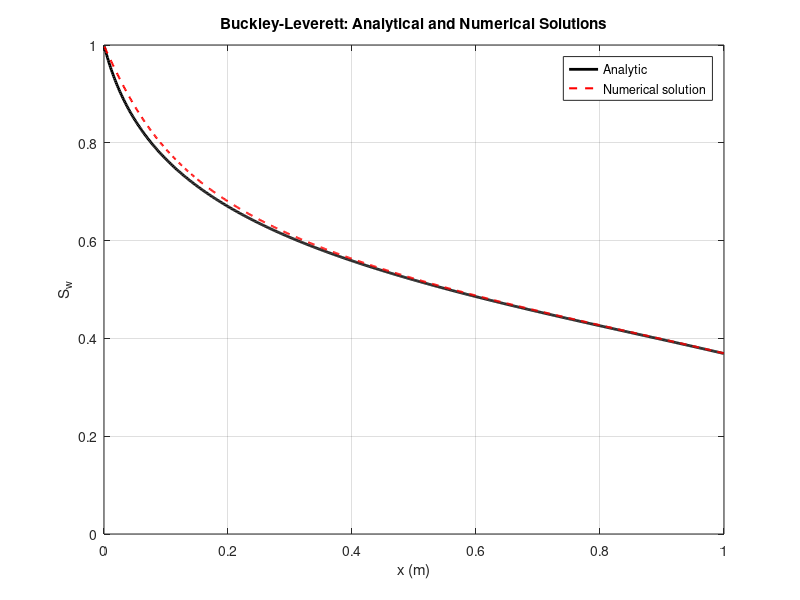
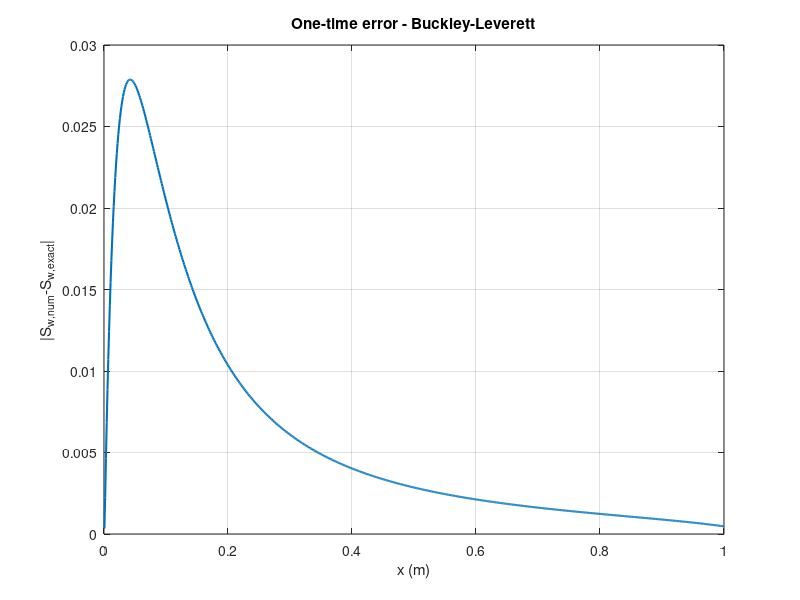

These charts were generated, in order, by the following MATLAB code:
%% VALIDATION CLASSIQUE : BUCKLEY-LEVERETT 1D + BILAN DE MASSE
% Script MATLAB/Octave autonome.
% Benchmark du transport scalaire classique de Buckley-Leverett.
% Ne valide pas, a lui seul, un solveur de pression 2D, DDFV, SPE ou une PDE fractionnaire.

clear; clc; close all;

%% 1. Parametres
L = 1.0;               % longueur du domaine (m)
Nx = 800;              % nombre de cellules
phi = 0.20;            % porosite
uT = 1.0;              % vitesse de Darcy totale (unites de test)
mu_w = 1e-3;           % viscosite eau (Pa.s)
mu_o = 5e-3;           % viscosite huile (Pa.s)
Swi = 0.20;            % saturation initiale
Sinj = 1.0;            % saturation imposee a l'entree
Tend = 0.10;           % temps final

if Nx < 2 || L <= 0 || phi <= 0 || uT <= 0 || Tend <= 0
    error('Verifier Nx, L, phi, uT et Tend : ces parametres doivent etre positifs.');
end
if Swi < 0 || Sinj > 1 || Swi >= Sinj
    error('Il faut 0 <= Swi < Sinj <= 1.');
end

dx = L/Nx;
x = ((1:Nx)' - 0.5)*dx;

%% 2. Lois constitutives
krw = @(S) S.^2;
kro = @(S) (1-S).^2;

% Forme algebraiquement stable de fw pour les mobilites choisies.
% fw = (S^2/mu_w) / (S^2/mu_w + (1-S)^2/mu_o)
fw = @(S) (mu_o*S.^2) ./ (mu_o*S.^2 + mu_w*(1-S).^2 + eps);

% Derivee analytique de fw, plus precise qu'une difference finie.
% fw'(S) = 2*mu_o*mu_w*S*(1-S) / denom^2
dfw = @(S) (2*mu_o*mu_w.*S.*(1-S)) ./ ...
    (mu_o*S.^2 + mu_w*(1-S).^2 + eps).^2;

%% 3. Saturation de choc : condition de tangence
% f'(S*) = (f(S*) - f(Swi))/(S* - Swi)
shock_fun = @(S) dfw(S) - (fw(S)-fw(Swi))./(S-Swi);

Sscan = linspace(Swi + 1e-7, Sinj - 1e-7, 10000);
gscan = arrayfun(shock_fun, Sscan);
idx = find(gscan(1:end-1).*gscan(2:end) <= 0, 1, 'first');

if isempty(idx)
    error('Impossible de localiser S*. Verifier les lois constitutives.');
end

Sshock = fzero(shock_fun, [Sscan(idx), Sscan(idx+1)]);
shock_speed = dfw(Sshock);

fprintf('Saturation de choc S* = %.8f\n', Sshock);
fprintf('Vitesse reduite du choc f''(S*) = %.8f\n', shock_speed);

%% 4. Solution numerique conservative : flux de Rusanov
Sw = Swi*ones(Nx,1);
mass_initial = phi*sum(Sw)*dx;

t = 0;
step = 0;
max_steps = 2e7;
CFL = 0.45;

% Vitesse maximale caracteristique calculee sur [0,1].
Stest = linspace(0,1,5001);
amax = max(abs(uT*arrayfun(dfw, Stest)));
if amax <= 0
    error('Vitesse caracteristique maximale invalide.');
end

% Integrales temporelles des flux numeriques de bord.
integrated_inflow = 0;
integrated_outflow = 0;

while t < Tend
    dt = CFL*phi*dx/amax;
    dt = min(dt, Tend-t);

    % Conditions aux limites :
    % gauche : saturation imposee Sinj ;
    % droite : sortie extrapolee (gradient nul).
    Sext = [Sinj; Sw; Sw(end)];
    SL = Sext(1:end-1);
    SR = Sext(2:end);

    FL = uT*fw(SL);
    FR = uT*fw(SR);
    Fhat = 0.5*(FL+FR) - 0.5*amax*(SR-SL);

    % Mise a jour finite-volume conservative.
    Sw_new = Sw - (dt/(phi*dx))*(Fhat(2:end)-Fhat(1:end-1));

    if any(~isfinite(Sw_new))
        error('Saturation non finie : verifier le pas de temps et le flux.');
    end
    if any(Sw_new < -1e-8) || any(Sw_new > 1+1e-8)
        error('Saturation hors [0,1]. Reduire CFL et verifier le schema.');
    end

    % Accumulation des flux de bord sur le pas de temps.
    integrated_inflow = integrated_inflow + dt*Fhat(1);
    integrated_outflow = integrated_outflow + dt*Fhat(end);

    Sw = min(1,max(0,Sw_new));
    t = t + dt;
    step = step + 1;

    if step > max_steps
        error('Nombre maximal de pas temporels depasse.');
    end
end

%% 5. Solution analytique entropique de Buckley-Leverett
% Variable de similarite xi = phi*x/(uT*t).
% Pour la rarefaction, f'(S)=xi. Le choc relie Sshock a Swi.
xi = phi*x/(uT*Tend);
S_exact = Swi*ones(Nx,1);
df_inj = dfw(Sinj);

for m = 1:Nx
    if xi(m) < df_inj
        % Etat d'injection derriere le bord de la rarefaction.
        S_exact(m) = Sinj;
    elseif xi(m) < shock_speed
        % Branche de rarefaction : inverser f'(S)=xi.
        % Pour ce modele, dfw est croissante sur la branche utile.
        fun = @(S) dfw(S)-xi(m);
        fa = fun(Sshock);
        fb = fun(Sinj);
        if fa*fb <= 0
            S_exact(m) = fzero(fun, [Sshock, Sinj]);
        else
            % Protection numerique si xi est hors de l'intervalle de la branche.
            S_exact(m) = Sshock;
        end
    else
        % Etat initial en avant du choc.
        S_exact(m) = Swi;
    end
end

xshock = (uT/phi)*shock_speed*Tend;
x_rarefaction_head = (uT/phi)*df_inj*Tend;

fprintf('\nPosition de la tete de rarefaction : %.8f m\n', x_rarefaction_head);
fprintf('Position analytique du choc         : %.8f m\n', xshock);
if xshock > L
    fprintf(['AVERTISSEMENT : le choc est hors du domaine [0,L] a Tend. ', ...
             'Le profil numerique ne contient donc pas le choc.\n']);
end

%% 6. Erreurs et bilan de masse
% Normes discretes sur le domaine, normalisees par L pour L1 et L2.
L1 = sum(abs(Sw-S_exact))*dx/L;
L2 = sqrt(sum((Sw-S_exact).^2)*dx/L);
Linf = max(abs(Sw-S_exact));

mass_final = phi*sum(Sw)*dx;
mass_change = mass_final - mass_initial;
mass_change_from_fluxes = integrated_inflow - integrated_outflow;
mass_residual = mass_change - mass_change_from_fluxes;

fprintf('\n--- Buckley-Leverett 1D ---\n');
fprintf('Cellules Nx                       : %d\n', Nx);
fprintf('Nombre de pas temporels           : %d\n', step);
fprintf('Temps final                       : %.10f\n', t);
fprintf('Erreur L1 normalisee              : %.6e\n', L1);
fprintf('Erreur L2 normalisee              : %.6e\n', L2);
fprintf('Erreur Linf                       : %.6e\n', Linf);
fprintf('Masse poreuse initiale            : %.10e\n', mass_initial);
fprintf('Masse poreuse finale              : %.10e\n', mass_final);
fprintf('Variation de masse                : %.10e\n', mass_change);
fprintf('Variation predite par les flux    : %.10e\n', mass_change_from_fluxes);
fprintf('Resid u du bilan de masse         : %.10e\n', mass_residual);

%% 7. Figures (sans xline, pour compatibilite MATLAB/Octave)
figure('Color','w');
plot(x, S_exact, 'k-', 'LineWidth', 2); hold on;
plot(x, Sw, 'r--', 'LineWidth', 1.5);
yl = [0 1];
if xshock >= 0 && xshock <= L
    plot([xshock xshock], yl, ':b', 'LineWidth', 1.5);
    legend('Analytic', 'Numerical solution', 'Position du choc', 'Location','best');
else
    legend('Analytic', 'Numerical solution', 'Location','best');
end
xlabel('x (m)');
ylabel('S_w');
title('Buckley-Leverett: Analytical and Numerical Solutions');
grid on;
ylim(yl);
saveas(gcf,'BL_analytique_vs_numerique.png');

figure('Color','w');
plot(x, abs(Sw-S_exact), 'LineWidth', 1.5);
xlabel('x (m)');
ylabel('|S_{w,num}-S_{w,exact}|');
title('One-time error - Buckley-Leverett');
grid on;
saveas(gcf,'BL_erreur_ponctuelle.png');

%% 8. Export des donnees (compatible avec versions sans table/writetable)
results_matrix = [x, Sw, S_exact, abs(Sw-S_exact)];
fid = fopen('BL_resultats.csv','w');
if fid < 0
    warning('Impossible de creer BL_resultats.csv');
else
    fprintf(fid,'x_m,Sw_numerique,Sw_analytique,erreur_absolue\n');
    fclose(fid);
    dlmwrite('BL_resultats.csv', results_matrix, '-append', ...
        'delimiter', ',', 'precision', '%.12g');
end

metrics_matrix = [Nx, phi, mu_w, mu_o, Tend, step, Sshock, shock_speed, ...
    L1, L2, Linf, mass_initial, mass_final, mass_change, ...
    integrated_inflow, integrated_outflow, mass_residual];
fid = fopen('BL_indicateurs.csv','w');
if fid < 0
    warning('Impossible de creer BL_indicateurs.csv');
else
    fprintf(fid,['Nx,phi,mu_w_Pa_s,mu_o_Pa_s,T_final,n_pas,S_choc,', ...
        'vitesse_choc_reduite,erreur_L1,erreur_L2,erreur_Linf,', ...
        'masse_initiale,masse_finale,variation_masse,flux_entree_integre,', ...
        'flux_sortie_integre,residu_bilan\n']);
    fclose(fid);
    dlmwrite('BL_indicateurs.csv', metrics_matrix, '-append', ...
        'delimiter', ',', 'precision', '%.12g');
end

fprintf('\nFichiers crees dans le dossier courant :\n');
fprintf('  BL_analytique_vs_numerique.png\n');
fprintf('  BL_erreur_ponctuelle.png\n');
fprintf('  BL_resultats.csv\n');
fprintf('  BL_indicateurs.csv\n');

fprintf(['\nINTERPRETATION : ce benchmark teste le transport scalaire 1D classique. ', ...
    'Il ne valide pas directement un solveur de pression 2D, la methode DDFV, ', ...
    'un cas SPE ou une PDE fractionnaire complete.\n']);
